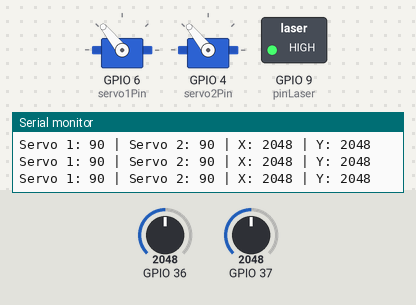
The sketch below on a simulated ESP32. Shown: 2 × servo, switched loads named in the sketch (green lamp = pin HIGH), the last lines printed to the serial monitor. The test bench sets the inputs (shaded band); at power-on: GPIO 36 = 2048, GPIO 37 = 2048.

Above: at 1.2 s.
1.3 s: GPIO 36 set to 1026
At 1.8 s:
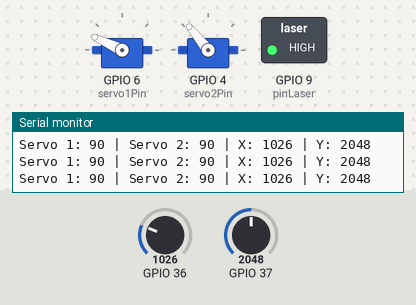
2.8 s: GPIO 36 set to 944
At 3.6 s:
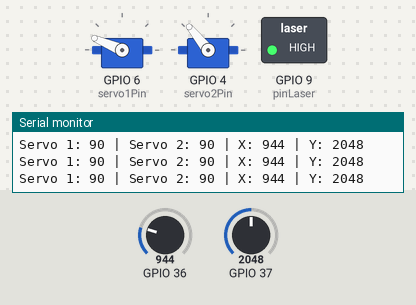
4.3 s: GPIO 37 set to 1047
At 5.3 s:
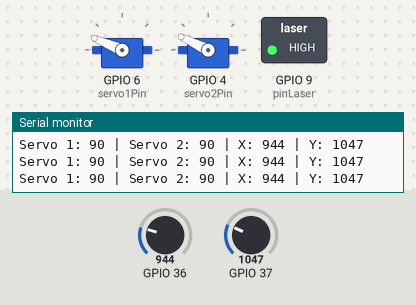
5.8 s: GPIO 37 set to 956
At 7.0 s:
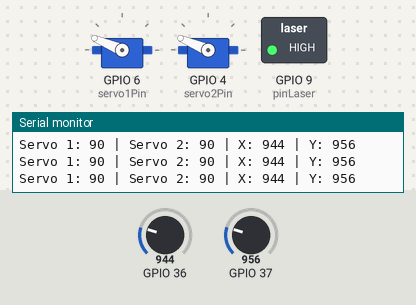
7.3 s: GPIO 36 set to 111
At 8.2 s:
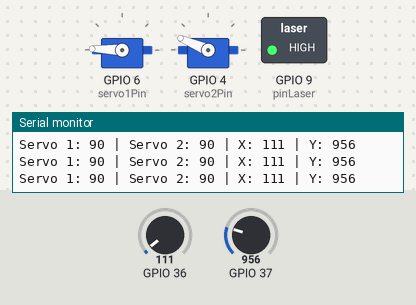
8.8 s: GPIO 36 set to 94
Timing chart, 0 to 11.8 s (numbered marks = the images above; inputs shaded):
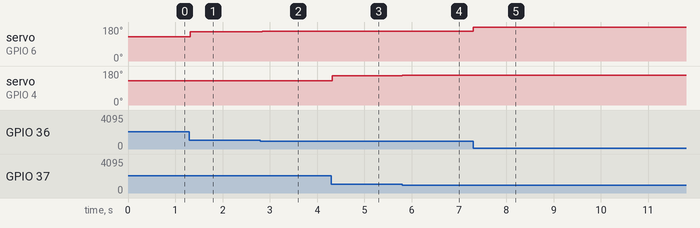

The sketch:

laseerwithservo.ino
```cpp
#include <ESP32Servo.h>    //intall this library if you are using ESP 32
const int pinLaser = D10;  // output signal pin of laser module/laser pointer
Servo servo1;
Servo servo2;
//int joyX = A0;  //Joystick module VRx pin ->Arduino A0
//int joyY = A1;  //Joystick module VRy pin ->Arduino A1

int pos = 0;
int servoVal;

int servo1Pos = 90;  // Start at middle position
int servo2Pos = 90;  // Start at middle position
const int servo1Pin = D5; // Servo 1 control pin
const int servo2Pin = D3; //
// Joystick variables
int joyXValue, joyYValue;
const int joyThreshold = 100;  // Adj
const int joyCenter = 3700;    // Assuming a 12-bit ADC (0-4095 range)
const int deadZone = 50;       // Adjust this for the size of the "dead zone"

void setup() {
  Serial.begin(9600);
  pinMode(pinLaser, OUTPUT);
  digitalWrite(pinLaser, HIGH);  // emit red laser
  servo1.setPeriodHertz(50);     // standard 50 Hz servo
  servo1.attach(servo1Pin, 500, 2500);  // D5 for servo1

  servo2.setPeriodHertz(50);
  servo2.attach(servo2Pin, 500, 2500);  // D3 for servo2
}

void loop() {

  int joyXValue = analogRead(A0);
  int joyYValue = analogRead(A1);

   if (abs(joyXValue - joyCenter) <= deadZone) {
    // Stop the servo if joystick is in the dead zone
    servo1.write(90);
  } else if (joyXValue < joyCenter - joyThreshold) {
    // Rotate counterclockwise
    int speed = map(joyXValue, 0, joyCenter - joyThreshold, 180, 90);
    servo1.write(speed);
  } else if (joyXValue > joyCenter + joyThreshold) {
    // Rotate clockwise
    int speed = map(joyXValue, joyCenter + joyThreshold, 4095, 90, 0);
    servo1.write(speed);
  }

  // Control Servo 2 (up-down movement)
  if (abs(joyYValue - joyCenter) <= deadZone) {
    // Stop the servo if joystick is in the dead zone
    servo2.write(90);
  } else if (joyYValue < joyCenter - joyThreshold) {
    // Rotate counterclockwise
    int speed = map(joyYValue, 0, joyCenter - joyThreshold, 180, 90);
    servo2.write(speed);
  } else if (joyYValue > joyCenter + joyThreshold) {
    // Rotate clockwise
    int speed = map(joyYValue, joyCenter + joyThreshold, 4095, 90, 0);
    servo2.write(speed);
  }


  // Print servo positions for debugging
  Serial.print("Servo 1: ");
  Serial.print(servo1Pos);
  Serial.print(" | Servo 2: ");
  Serial.print(servo2Pos);
  Serial.print(" | X: ");
  Serial.print(joyXValue);
  Serial.print(" | Y: ");
  Serial.println(joyYValue);

  delay(15);
}
```

Measured:
- after the input at 1.3 s, servo on GPIO 6 (servo1Pin): 129° → 155° at once
- after the input at 2.8 s, servo on GPIO 6 (servo1Pin): 155° → 157° at once
- after the input at 4.3 s, servo on GPIO 4 (servo2Pin): 129° → 154° at once
- after the input at 5.8 s, servo on GPIO 4 (servo2Pin): 154° → 157° at once
- after the input at 7.3 s, servo on GPIO 6 (servo1Pin): 157° → 178° at once
